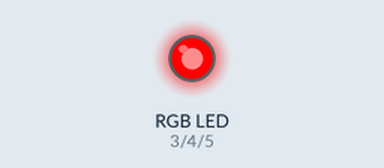
This sketch was run on a simulated ESP32-C3. Shown: an RGB LED mixed from three pins (HIGH = lit).

Above: at 1.0 s.
At 3.0 s:
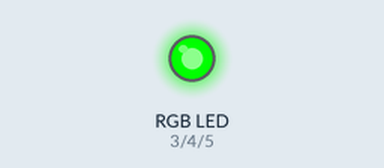
At 5.0 s:
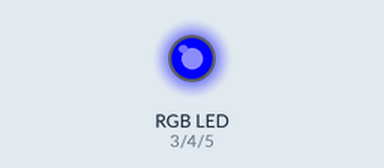
Timing chart, 0 to 7.8 s (numbered marks = the images above):
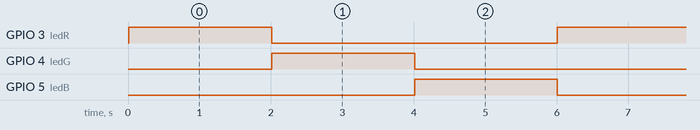

The sketch:

ESP32-C3_WITH_BOARD_RGB_LED.ino
```cpp
/**
 * 分别用 红、绿、蓝三种颜色点亮
 * ESP-C3 板载的 RGB LED 灯
 * 每个颜色之间间隔2秒
 */
uint8_t ledR = 3;
uint8_t ledG = 4;
uint8_t ledB = 5;

void setup() {

  // 将RGB引脚关联到相应的通道
  // assign RGB led pings to channels
  ledcAttachPin(ledR, 1);
  ledcAttachPin(ledG, 2);
  ledcAttachPin(ledB, 3);

  delay(10);
  // Initialize channels
  // channels 0-15, resolution 1-16 bits, freq limits depend on resolution
  // ledcSetup(uint8_t channel, uint32_t freq, uint8_t resolution_bits);
  ledcSetup(1, 12000, 8); // 12 kHz PWM, 8-bit resolution
  ledcSetup(2, 12000, 8);
  ledcSetup(3, 12000, 8);
}

void loop() {
      //红色
      ledcWrite(1, 255);
      ledcWrite(2, 0);
      ledcWrite(3, 0);
      delay(2000);
      //绿色
      ledcWrite(1, 0);
      ledcWrite(2, 255);
      ledcWrite(3, 0);
      delay(2000);
      //蓝色
      ledcWrite(1, 0);
      ledcWrite(2, 0);
      ledcWrite(3, 255);
      delay(2000);

}
```

Measured:
- by itself, GPIO 3 (ledR), GPIO 4 (ledG), GPIO 5 (ledB): alternates HIGH for 2.0 s and LOW for 4.0 s
- by itself, everything shown: repeats every 6.0 s, in 3 steps
